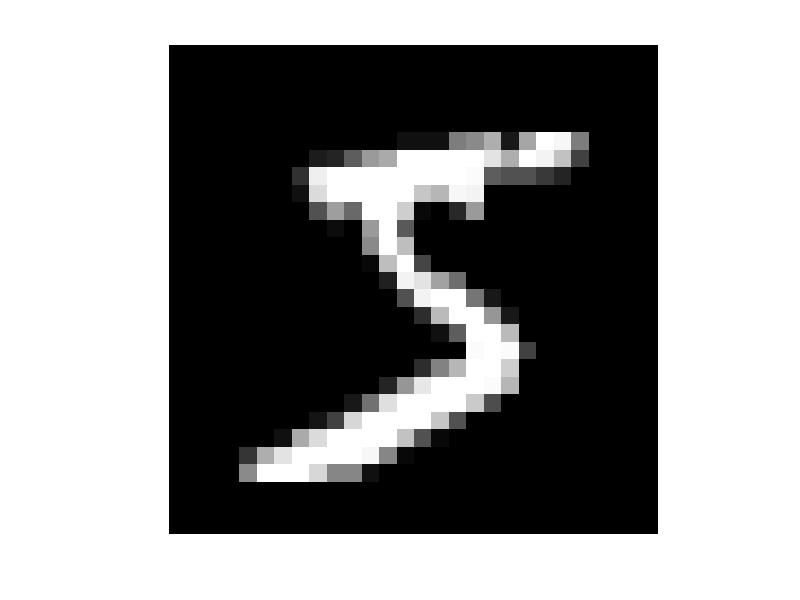

Write the MATLAB code that produced this figure.
A = [
0
0
0
0
0
0
0
0
0
0
0
0
0
0
0
0
0
0
0
0
0
0
0
0
0
0
0
0
0
0
0
0
0
0
0
0
0
0
0
0
0
0
0
0
0
0
0
0
0
0
0
0
0
0
0
0
0
0
0
0
0
0
0
0
0
0
0
0
0
0
0
0
0
0
0
0
0
0
0
0
0
0
0
0
0
0
0
0
0
0
0
0
0
0
0
0
0
0
0
0
0
0
0
0
0
0
0
0
0
0
0
0
0
0
0
0
0
0
0
0
0
0
0
0
0
0
0
0
0
0
0
0
0
0
0
0
0
0
0
0
0
0
0
0
0
0
0
0
0
0
0
0
0.0117188
0.0703125
0.0703125
0.0703125
0.492188
0.53125
0.683594
0.101563
0.648438
0.996094
0.964844
0.496094
0
0
0
0
0
0
0
0
0
0
0
0
0.117188
0.140625
0.367188
0.601563
0.664063
0.988281
0.988281
0.988281
0.988281
0.988281
0.878906
0.671875
0.988281
0.945313
0.761719
0.25
0
0
0
0
0
0
0
0
0
0
0
0.191406
0.929688
0.988281
0.988281
0.988281
0.988281
0.988281
0.988281
0.988281
0.988281
0.980469
0.363281
0.320313
0.320313
0.21875
0.152344
0
0
0
0
0
0
0
0
0
0
0
0
0.0703125
0.855469
0.988281
0.988281
0.988281
0.988281
0.988281
0.773438
0.710938
0.964844
0.941406
0
0
0
0
0
0
0
0
0
0
0
0
0
0
0
0
0
0
0.3125
0.609375
0.417969
0.988281
0.988281
0.800781
0.0429688
0
0.167969
0.601563
0
0
0
0
0
0
0
0
0
0
0
0
0
0
0
0
0
0
0
0.0546875
0.00390625
0.601563
0.988281
0.351563
0
0
0
0
0
0
0
0
0
0
0
0
0
0
0
0
0
0
0
0
0
0
0
0
0
0.542969
0.988281
0.742188
0.0078125
0
0
0
0
0
0
0
0
0
0
0
0
0
0
0
0
0
0
0
0
0
0
0
0
0.0429688
0.742188
0.988281
0.273438
0
0
0
0
0
0
0
0
0
0
0
0
0
0
0
0
0
0
0
0
0
0
0
0
0
0.136719
0.941406
0.878906
0.625
0.421875
0.00390625
0
0
0
0
0
0
0
0
0
0
0
0
0
0
0
0
0
0
0
0
0
0
0
0.316406
0.9375
0.988281
0.988281
0.464844
0.0976563
0
0
0
0
0
0
0
0
0
0
0
0
0
0
0
0
0
0
0
0
0
0
0
0.175781
0.726563
0.988281
0.988281
0.585938
0.105469
0
0
0
0
0
0
0
0
0
0
0
0
0
0
0
0
0
0
0
0
0
0
0
0.0625
0.363281
0.984375
0.988281
0.730469
0
0
0
0
0
0
0
0
0
0
0
0
0
0
0
0
0
0
0
0
0
0
0
0
0
0.972656
0.988281
0.972656
0.25
0
0
0
0
0
0
0
0
0
0
0
0
0
0
0
0
0
0
0
0
0
0.179688
0.507813
0.714844
0.988281
0.988281
0.808594
0.0078125
0
0
0
0
0
0
0
0
0
0
0
0
0
0
0
0
0
0
0
0.152344
0.578125
0.894531
0.988281
0.988281
0.988281
0.976563
0.710938
0
0
0
0
0
0
0
0
0
0
0
0
0
0
0
0
0
0
0.09375
0.445313
0.863281
0.988281
0.988281
0.988281
0.988281
0.785156
0.304688
0
0
0
0
0
0
0
0
0
0
0
0
0
0
0
0
0
0.0898438
0.257813
0.832031
0.988281
0.988281
0.988281
0.988281
0.773438
0.316406
0.0078125
0
0
0
0
0
0
0
0
0
0
0
0
0
0
0
0
0.0703125
0.667969
0.855469
0.988281
0.988281
0.988281
0.988281
0.761719
0.3125
0.0351563
0
0
0
0
0
0
0
0
0
0
0
0
0
0
0
0
0.214844
0.671875
0.882813
0.988281
0.988281
0.988281
0.988281
0.953125
0.519531
0.0429688
0
0
0
0
0
0
0
0
0
0
0
0
0
0
0
0
0
0
0.53125
0.988281
0.988281
0.988281
0.828125
0.527344
0.515625
0.0625
0
0
0
0
0
0
0
0
0
0
0
0
0
0
0
0
0
0
0
0
0
0
0
0
0
0
0
0
0
0
0
0
0
0
0
0
0
0
0
0
0
0
0
0
0
0
0
0
0
0
0
0
0
0
0
0
0
0
0
0
0
0
0
0
0
0
0
0
0
0
0
0
0
0
0
0
0
0
0
0
0
0
0
0
0
0
0
0
0
0
0
0
0
0
0
0
0
0
0
0
];
B = zeros(28);
for i = 1 :28
   B(i,:) = A(i*28-27:i*28);
end
imshow(B)
